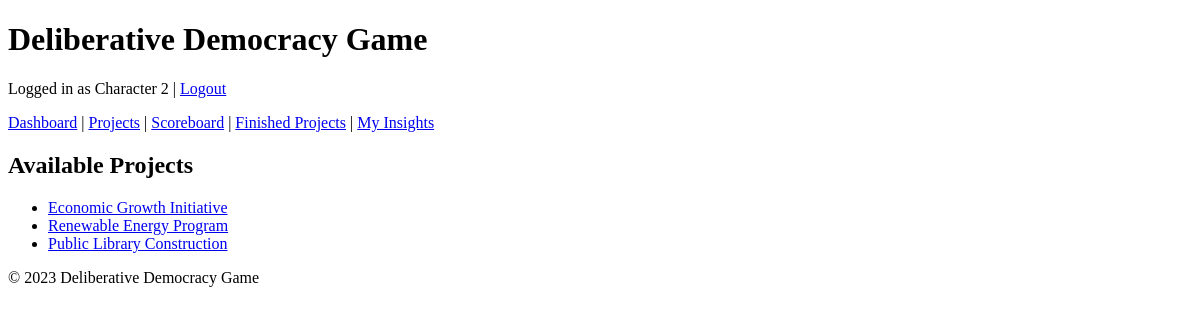
The page /projects (signed in) on the database as committed earlier.
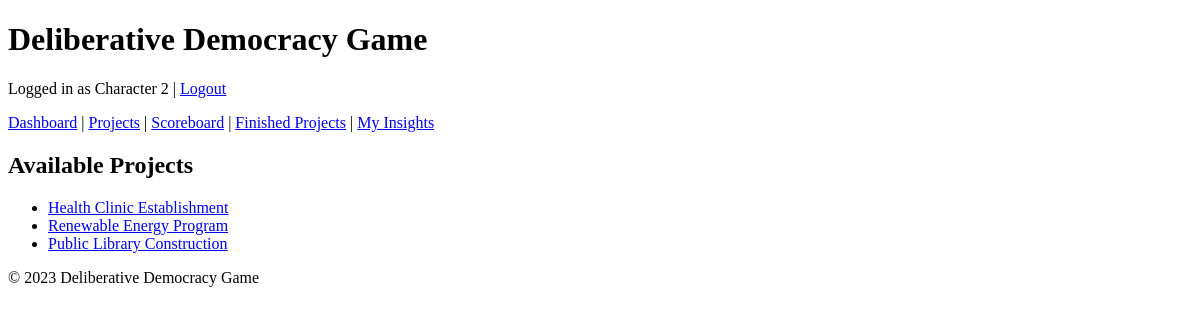
The same page on the database as committed later.
### app/models.py (models this page shows, shortened)
class Project(db.Model):
    __tablename__ = "projects"
    id = db.Column(db.Integer, primary_key=True)
    name = db.Column(db.String(128), nullable=False)
    description = db.Column(db.Text, nullable=True)
    outcomes = db.Column(db.Text, nullable=True)
    required_resources = db.Column(db.Text, nullable=True)
    is_completed = db.Column(db.Boolean, default=False)

### app/routes.py (the view)
@main.route("/projects")
@login_required
def project_list():
    projects = Project.query.filter_by(is_completed=False).all()
    return render_template("project_list.html", projects=projects)

### app/routes.py (called while the page is built)
@login_manager.user_loader
def load_user(user_id):
    return User.query.get(int(user_id))

### app/templates/project_list.html (shortened to what this page needs)
{% extends "base.html" %}
{% block content %}
<h2>Available Projects</h2>
<ul>
    {% for project in projects %}
    <li>
        <a href="{{ url_for('main.project_detail', project_id=project.id) }}">{{ project.name }}</a>
    </li>
    {% endfor %}
</ul>
{% endblock %}

Rows that differ between the two databases and show on the page:
no longer on this page (row edited): Project: name "Economic Growth Initiative"
now on this page (row edited): Project: name "Health Clinic Establishment"
